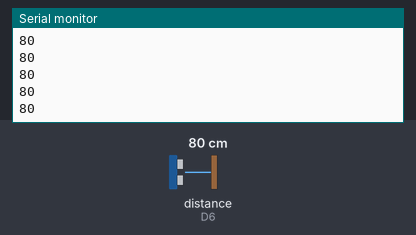
This sketch was run on a simulated ESP8266 (NodeMCU). On the bench: the last lines printed to the serial monitor. Wiring (inferred from the names in the program): ultrasonic range finder: trigger D5; echo D6. The inputs (shaded band) are chosen by the test bench; at power-on: distance to the obstacle (sensor on D6) 80 cm. The echo pulse lasts 58.3 µs per cm; WiFi joins after 1.5 s; servers stay silent unless stated.

Above: at 3.0 s.
3.1 s: distance to the obstacle (sensor on D6) set to 2 cm
At 3.8 s:
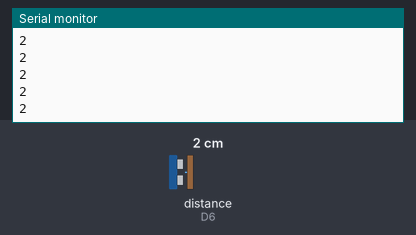
4.6 s: distance to the obstacle (sensor on D6) set to 4 cm
At 5.6 s:
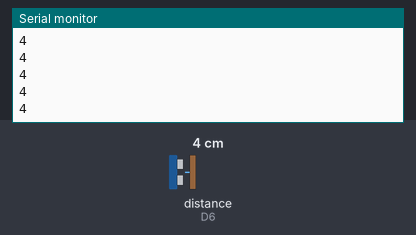
Timing chart, 0 to 7.6 s (numbered marks = the images above; inputs shaded):
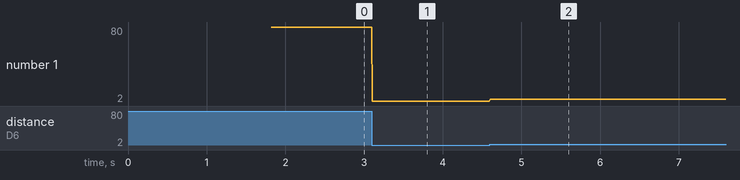

Measured:
- after the input at 3.1 s, the serial monitor: prints a new line at once (image 1)
- after the input at 4.6 s, the serial monitor: prints a new line at once (image 2)
- plotted number 1: 80 → 2 after the input at 3.1 s, 2 → 4 after the input at 4.6 s

The sketch:

ultrasonic_senor.ino
```cpp
#define BLYNK_TEMPLATE_ID "TMPL361ljD3yn"
#define BLYNK_TEMPLATE_NAME "IOT"
#define BLYNK_AUTH_TOKEN "Zr8bxbBmwKDUxkMYKMKrmkqvqjuAq0KD"
#define BLYNK_PRINT Serial


#include <ESP8266WiFi.h>
#include <BlynkSimpleEsp8266.h>
#define trig D5   // Trig pin
#define echo D6   // echo pin
char auth[] = BLYNK_AUTH_TOKEN;

char ssid[] = "Karthik";
char pass[] = "eswar@12345";
int depth =20;

BlynkTimer timer;

void waterlevel()
{
  digitalWrite(trig, LOW);
  delayMicroseconds(2);
  digitalWrite(trig, HIGH);
  delayMicroseconds(10);
  digitalWrite(trig, LOW);
  long t = pulseIn(echo, HIGH);
  long cm = t / 29 / 2;
  Serial.println(cm);
  long level= depth-cm;
  if (level<0)
  level=0;
  level = map(level,0,depth-3,0,100);
  Blynk.virtualWrite(V1, level);
}
void setup()
{
  pinMode(trig, OUTPUT);
  pinMode(echo, INPUT);
  Serial.begin(115200);
  Blynk.begin(auth, ssid, pass);
  timer.setInterval(10L, waterlevel);

}
void loop()
{

  Blynk.run();
  timer.run();
  }
```
